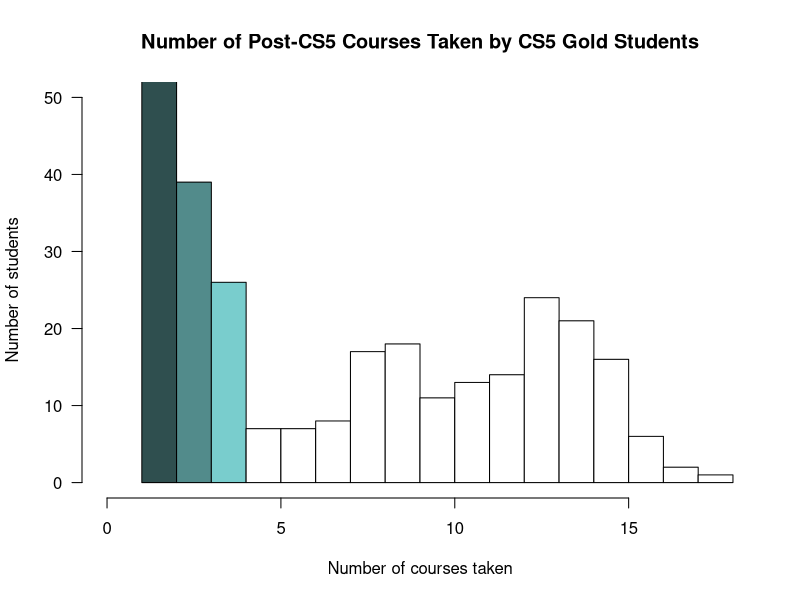
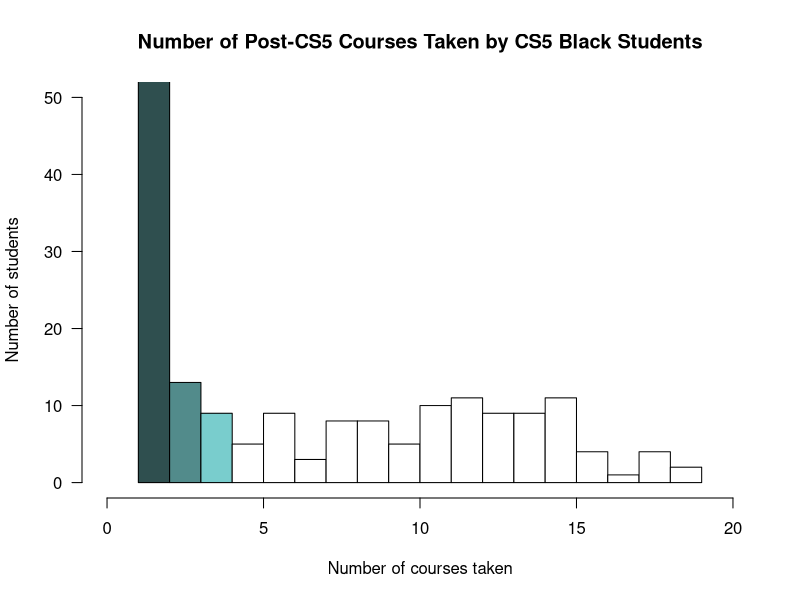
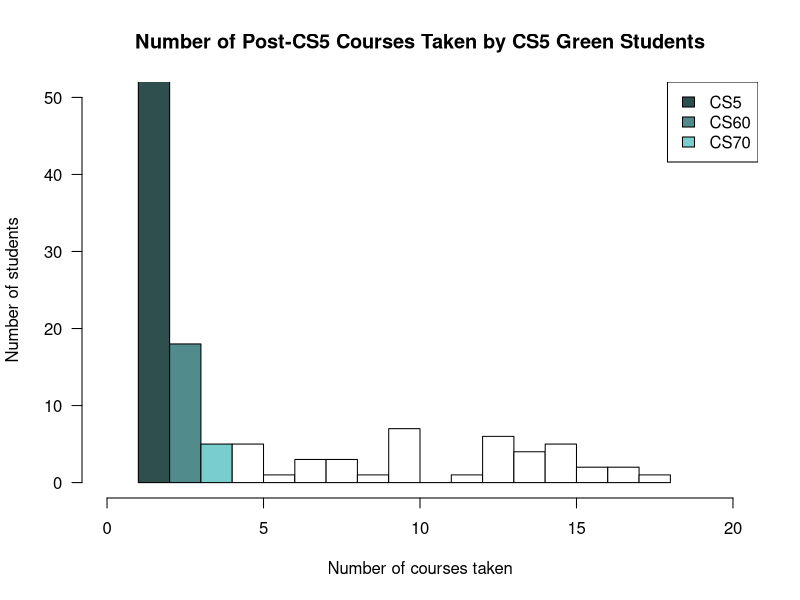

Here is the R script that generated these plots, in order:
# Read in Data
cs5_df <- read.csv("fulldata_42.csv")

# Take out CS5 and the labs that go along with CS courses
drops <- c("CSCI005..HM", "CSCI005L.HM", "CSCI005GLHM", "CSCI005GRHM", "CSCI105L.HM", "CSCI105.LPO", "CSCI105L.JT", "CSCI121L.HM", "CSCI070L.HM")
cs5_df <- cs5_df[,!(names(cs5_df) %in% drops)]

# Separate data into gold, black, and green
gold <- subset(cs5_df, cs5_df$X == "gold")
black <- subset(cs5_df, cs5_df$X == "black")
green <- subset(cs5_df, cs5_df$X == "green")

# Calculates the total number of CS or Bio courses taken in a gold, green, or black cohort
# department is either "CS" or "BIO" as a string
# data is gold, green, or black
# Returns an integer number of courses
calculate_num_courses <- function(department, data){
  courses_in_department <- data[,grepl(department, names(data))]
  sum(!is.na(courses_in_department))
}

# Calculates the number of CS or Bio courses taken by each student in a gold, green, or black cohort
# department is either "CS" or "BIO" as a string
# data is gold, green, or black
# returns a vector of integer numbers of courses by student
calculate_num_courses_by_student <- function(department, data){
  courses_in_department <- data[,grepl(department, names(data))]
  rowSums(!is.na(courses_in_department))
}

# Calculates the number of CS majors in a gold, green, or black cohort
# data is gold, green, or black
calculate_num_cs_majors <- function(data){
  courses_by_student <- calculate_num_courses_by_student("CS", data)
  sum(courses_by_student > 9)
}

# Calculates the number of Bio majors in a gold, green, or black cohort
# data is gold, green, or black
calculate_num_bio_majors <-function(data){
  courses_by_student <- calculate_num_courses_by_student("BIO", data)
  taken_191 <- data[,grepl("BIOL191", names(data))]
  taken_192 <- data[,grepl("BIOL192", names(data))]
  sum(!is.na(taken_191) | !is.na(taken_192) & (courses_by_student > 9))
}

#Calculate total number of CS and BIO courses taken by students in each CS5 course
total_gold_cs_courses <- calculate_num_courses("CS", gold)
total_gold_bio_courses <- calculate_num_courses("BIO", gold)

total_black_cs_courses <- calculate_num_courses("CS", black)
total_black_bio_courses <- calculate_num_courses("BIO", black)

total_green_cs_courses <- calculate_num_courses("CS", green)
total_green_bio_courses <- calculate_num_courses("BIO", green)

#Calculate number of CS and BIO courses taken by each student in each CS5 course
#Take out students with 0 courses (only taken cs5)
gold_cs_by_student <- calculate_num_courses_by_student("CS", gold)
gold_bio_by_student <- calculate_num_courses_by_student("BIO", gold)
gold_cs_by_student <-subset(gold_cs_by_student, gold_cs_by_student > 0)
gold_bio_by_student <-subset(gold_bio_by_student, gold_bio_by_student > 1)

black_cs_by_student <- calculate_num_courses_by_student("CS", black)
black_bio_by_student <- calculate_num_courses_by_student("BIO", black)
black_cs_by_student <- subset(black_cs_by_student, black_cs_by_student >0 )
black_bio_by_student <-subset(black_bio_by_student, black_bio_by_student > 1)

green_cs_by_student <- calculate_num_courses_by_student("CS", green)
green_bio_by_student <- calculate_num_courses_by_student("BIO", green)
green_cs_by_student <- subset(green_cs_by_student, green_cs_by_student >0 )
green_bio_by_student <-subset(green_bio_by_student, green_bio_by_student > 1)

par(mfrow=c(1,1))

# First three columns are shades of blue (CS5, CS60, CS70), everything after is white
colors <- c("darkslategrey","darkslategray4", "darkslategray3")
special <- c(colors, rep("white", 20))

hist(gold_cs_by_student, las=1, breaks=20, xlim = c(0, 18), ylim = c(0,50), xlab="Number of courses taken", ylab="Number of students", main="Number of Post-CS5 Courses Taken by CS5 Gold Students", col=special)
#hist(gold_bio_by_student, las=1, breaks=20, xlim = c(0, 18), ylim = c(0,500), xlab="Number of courses taken", ylab="Number of students", main="Number of Biology courses taken by CS5 Gold Students", col=special)
hist(black_cs_by_student, las=1, breaks=20, xlim = c(0, 20), ylim = c(0,50), xlab="Number of courses taken", ylab="Number of students", main="Number of Post-CS5 Courses Taken by CS5 Black Students", col=special)
#hist(black_bio_by_student, las=1, breaks=20, xlim = c(0, 20), ylim = c(0,200), xlab="Number of courses taken", ylab="Number of students", main="Number of Biology courses taken by CS5 Black Students", col=special)
hist(green_cs_by_student, las=1, breaks=20, xlim = c(0, 20), ylim = c(0,50), xlab="Number of courses taken", ylab="Number of students", main="Number of Post-CS5 Courses Taken by CS5 Green Students", col=special)
#hist(green_bio_by_student, las=1, breaks=20, xlim = c(0, 20), ylim = c(0,100), xlab="Number of courses taken", ylab="Number of students", main="Number of Biology courses taken by CS5 Green Students", col=special)
legend("topright", c("CS5","CS60", "CS70"), fill=colors)

#Calculate number of Bio majors
gold_bio_majors <- calculate_num_bio_majors(gold)
black_bio_majors <- calculate_num_bio_majors(black)
green_bio_majors <- calculate_num_bio_majors(green)

#Calculate number of CS majors
gold_cs_majors <- calculate_num_cs_majors(gold)
black_cs_majors <- calculate_num_cs_majors(black)
green_cs_majors <- calculate_num_cs_majors(green)





